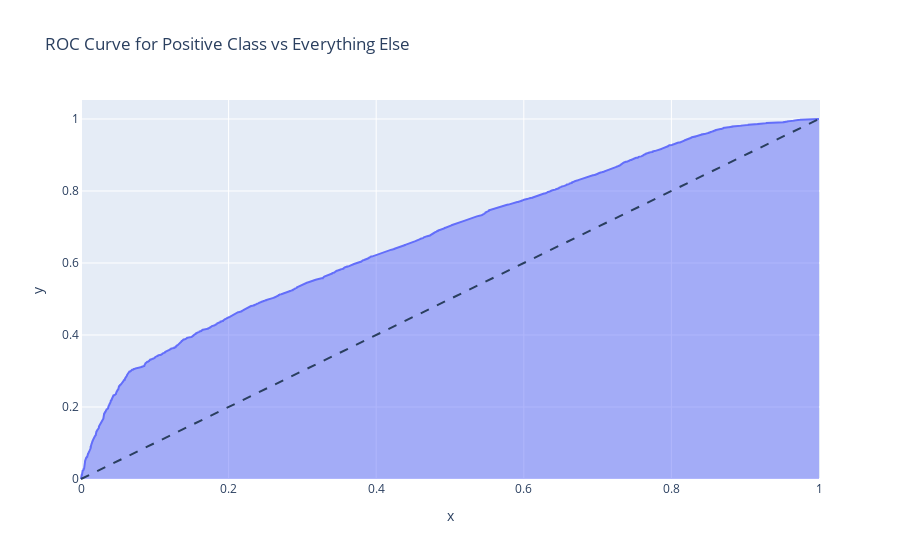

Write notebook code for a chart like this one.
### Code cell
# https://datascience.stackexchange.com/questions/22762/understanding-predict-proba-from-multioutputclassifier
fpr_pos, tpr_pos, thresh_pos = roc_curve(y_test_pos, model_pos_probs[:, 1])

# Since we are interested in negative class (y = 0), we have to flip axis for consistent ROC curves
fig_pos = px.area(x = fpr_pos, y = tpr_pos, title = f'ROC Curve for Positive Class vs Everything Else')
fig_pos.add_shape(type = 'line', line = dict(dash='dash'), x0=0, x1=1, y0=0, y1=1)
fig_pos.show()

### Figure 1 — Plotly figure (JSON) as saved in the notebook; plotly's stock layout.template omitted (floating-point values rounded to 4 significant figures; data arrays with more than 128 entries replaced by an {"elided": "..."} marker saying what was removed)
{"data": [{"fillpattern": {"shape": ""}, "hovertemplate": "x=%{x}<br>y=%{y}<extra></extra>", "legendgroup": "", "line": {"color": "#636efa"}, "marker": {"symbol": "circle"}, "mode": "lines", "name": "", "orientation": "v", "showlegend": false, "stackgroup": "1", "type": "scatter", "x": {"elided": "4167 float values"}, "xaxis": "x", "y": {"elided": "4167 float values"}, "yaxis": "y"}], "layout": {"legend": {"tracegroupgap": 0}, "shapes": [{"line": {"dash": "dash"}, "type": "line", "x0": 0, "x1": 1, "y0": 0, "y1": 1}], "title": {"text": "ROC Curve for Positive Class vs Everything Else"}, "xaxis": {"anchor": "y", "domain": [0, 1], "title": {"text": "x"}}, "yaxis": {"anchor": "x", "domain": [0, 1], "title": {"text": "y"}}}}
